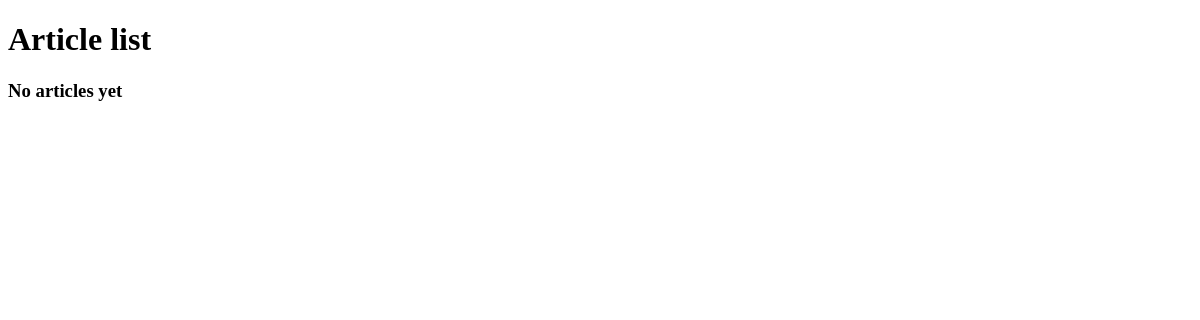
Before: /blog/article-list/ with the older database file.
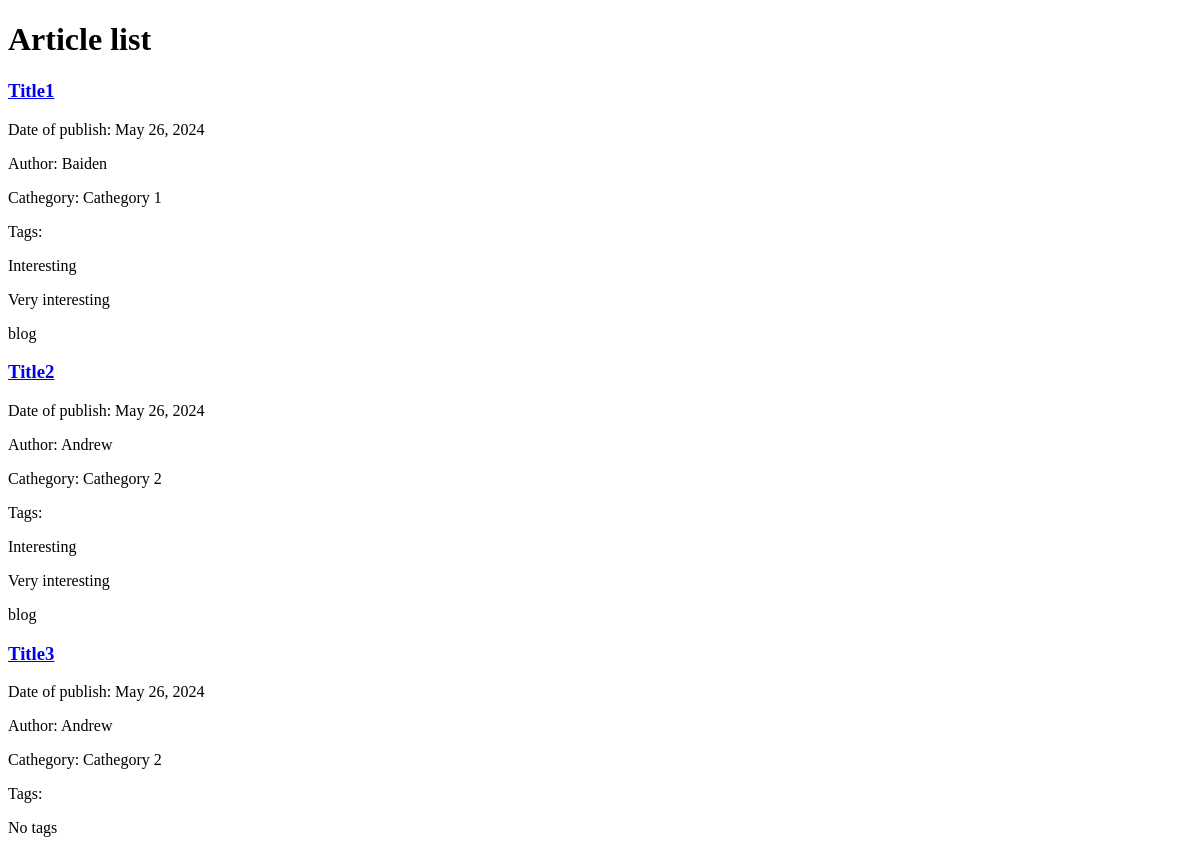
After: the same page with the newer database file.
### blogapp/models.py (models this page shows, shortened)
class Article(models.Model):
    title = models.CharField(max_length=200)
    content = models.TextField(null=True, blank=True)
    pub_date = models.DateTimeField(null=True, blank=True)
    author = models.ForeignKey(Author, on_delete=models.CASCADE)
    category = models.ForeignKey(Category, on_delete=models.CASCADE)
    tags = models.ManyToManyField(Tag)

class Author(models.Model):
    name = models.CharField(max_length=100)
    bio = models.TextField()

class Category(models.Model):
    name = models.CharField(max_length=40)

class Tag(models.Model):
    name = models.CharField(max_length=20)

### blogapp/views.py (the view)
# urls.py: path('article-list/', ArticleListView.as_view(), name='article-list'),
class ArticleListView(ListView):
    model = Article
    context_object_name = 'articles'
    queryset = (
        Article.objects
        .select_related('author')
        .select_related('category')
        .prefetch_related('tags')
        .filter(pub_date__isnull=False)
        .order_by("-pub_date")
    )

### blogapp/templates/blogapp/article_list.html (shortened to what this page needs)
{% extends 'blogapp/base.html' %}
{% block body %}
    <h1>Article list</h1>
    {% if articles %}
        {% for article in articles %}
            <h3><a href="{% url "blogapp:article-detail" pk=article.pk %}">{{ article.title }}</a></h3>
            <p>Date of publish: {{ article.pub_date|date }}</p>
            <p>Author: {{ article.author.name }}</p>
            <p>Cathegory: {{ article.category.name }}</p>
            <p>Tags:
                {% if article.tags.values %}
                    {% for tag in article.tags.values %}
                        <p>{{ tag.name }}</p>
                    {% endfor %}
                {% else %}
                    <p>No tags</p>
                {% endif %}
            </p>
        {% endfor %}
    {% else %}
        <h3>No articles yet</h3>
    {% endif %}
{% endblock %}

### blogapp/templates/blogapp/base.html (shortened to what this page needs)
<!DOCTYPE html>
<html lang="en">
<head>
</head>
<body>
    {% block body %}
    {% endblock %}
</body>
</html>

Changed rows visible on the page:
added Article: title "Title1", pub_date "May 26, 2024", author.name "Baiden", category.name "Cathegory 1"
added Tag: name "Interesting"
added Tag: name "Very interesting"
added Tag: name "blog"
added Article: title "Title2", pub_date "May 26, 2024", author.name "Andrew", category.name "Cathegory 2"
added Article: title "Title3", pub_date "May 26, 2024", author.name "Andrew", category.name "Cathegory 2", shows "No tags"
Other visible differences:
text no longer shown: "No articles yet"
